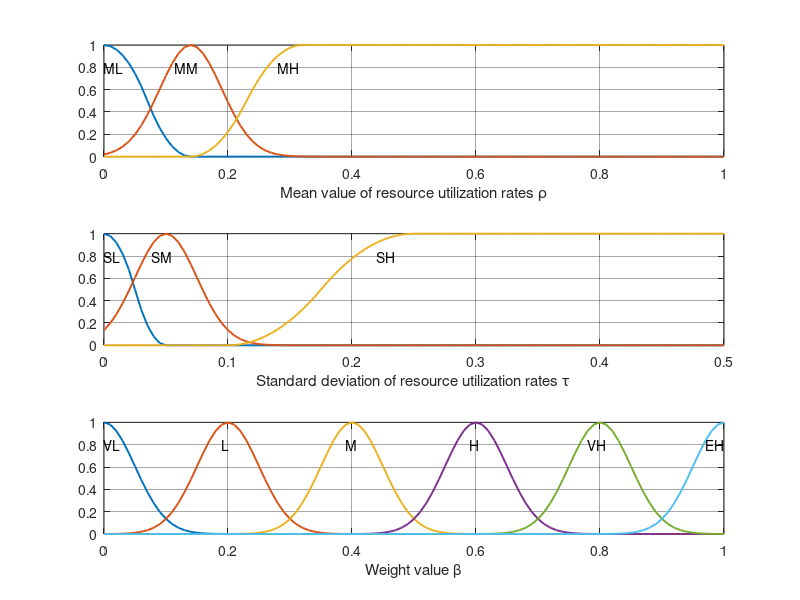

The MATLAB script that drew this image:
clear all;
clc;

x = 0:0.01:1;
ML = zmf(x,[0, 0.14]); 
MM = gaussmf(x,[0.05, 0.14]);
MH = smf(x,[0.14, 0.32]);

x2 = 0:0.005:0.5;
SL = zmf(x,[0, 0.1]); 
SM = gaussmf(x,[0.05, 0.1]);
SH = smf(x,[0.2, 0.5]);

x3 = 0:0.01:1;
VL = gaussmf(x,[0.05, 0.0]);
L  = gaussmf(x,[0.05, 0.2]);
M  = gaussmf(x,[0.05, 0.4]);
H  = gaussmf(x,[0.05, 0.6]);
VH = gaussmf(x,[0.05, 0.8]);
HH = gaussmf(x,[0.05, 1.0]);


figure();
set(gcf,'Position',[400,100,420,270]);

subplot(3,1,1);
plot(x,ML, 'Linewidth', 1.4);
hold on;
plot(x,MM, 'Linewidth', 1.4);
hold on;
plot(x,MH, 'Linewidth', 1.4);
hold on;
xlabel('Mean value of resource utilization rates \rho');
set(gca, 'GridAlpha', 0.4);
grid on;
text(0,0.8,'ML')
text(0.113,0.8,'MM')
text(0.28,0.8,'MH')

subplot(3,1,2);
plot(x2,SL, 'Linewidth', 1.4);
hold on;
plot(x2,SM, 'Linewidth', 1.4);
hold on;
plot(x2,SH, 'Linewidth', 1.4);
hold on;
xlabel('Standard deviation of resource utilization rates \tau');
set(gca, 'GridAlpha', 0.4);
grid on;
text(0,0.8,'SL')
text(0.038,0.8,'SM')
text(0.22,0.8,'SH')

subplot(3,1,3);
plot(x3,VL, 'Linewidth', 1.4);
hold on;
plot(x3,L, 'Linewidth', 1.4);
hold on;
plot(x3,M, 'Linewidth', 1.4);
hold on;
plot(x3,H, 'Linewidth', 1.4);
hold on;
plot(x3,VH, 'Linewidth', 1.4);
hold on;
plot(x3,HH, 'Linewidth', 1.4);
hold on;
xlabel('Weight value \beta');
set(gca, 'GridAlpha', 0.4);
grid on;
text(0,0.8,'VL')
text(0.19,0.8,'L')
text(0.39,0.8,'M')
text(0.59,0.8,'H')
text(0.78,0.8,'VH')
text(0.97,0.8,'EH')






